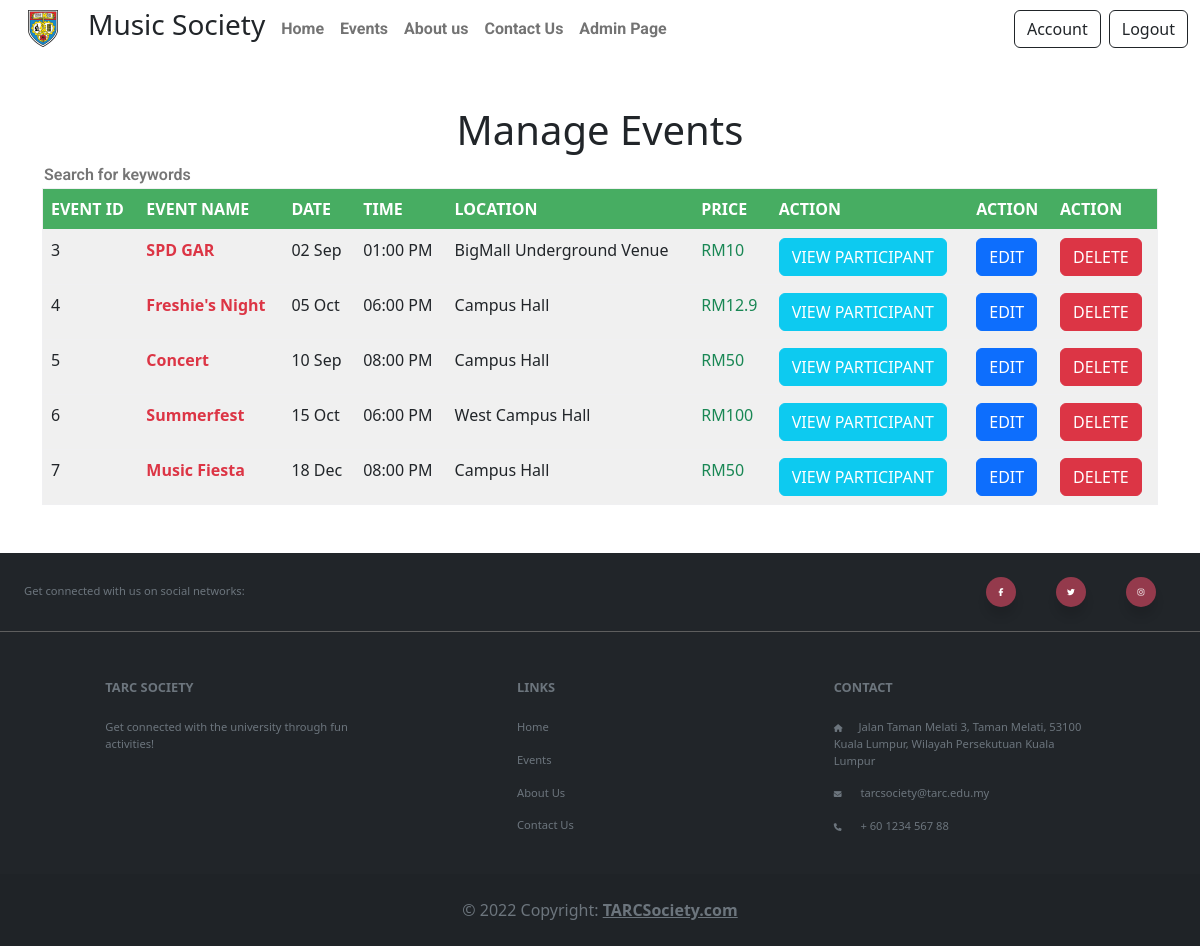
The app's page /manage-event.php (signed in) with its own data.
### tables this page shows
CREATE TABLE `event` (
  `Event_ID` int(11) NOT NULL,
  `Event_Name` varchar(50) NOT NULL,
  `Event_Image` mediumblob NOT NULL,
  `Event_Desc` longtext NOT NULL,
  `Date` date NOT NULL,
  `Time` time NOT NULL,
  `Location` varchar(30) NOT NULL,
  `Price` double NOT NULL,
  `Seat` int(255) NOT NULL
);

### manage-event.php (the view, shortened to what this page needs)
<?php
require("PHP_modules/conn.php");
?>
<!DOCTYPE html>
<html lang="en">
<head>
    <link rel="stylesheet" href="CSS/main.css">
    <link rel="stylesheet" href="https://cdn.jsdelivr.net/npm/bootstrap@5.2.0/dist/css/bootstrap.min.css">
</head>
<?php
$sql = "SELECT * FROM event";
$result = $mysqli->query($sql);
?>
<body>
    <?php require("PHP_modules/Navigation.php") ?>
    <h1 class="text-center mt-5">Manage Events</h1>
    <div class="booking-list container mb-5">
        <table class="table table" style="border:1px solid #f0f0f2">
            <div class="d-flex justify-content-between" style="width:100%;">
                <input type="text ps-5 pe-5" style="width:100%;border:none;font-family: 'Roboto';font-weight: 600;" placeholder='Search for keywords'></input>
            </div>
            <tbody>
                <tr class="text-white" style="background-color: #47ad62;">
                    <th class="fw-bold">EVENT ID</th>
                    <td class="fw-bold">EVENT NAME</td>
                    <td class="fw-bold">DATE</td>
                    <td class="fw-bold">TIME</td>
                    <td class="fw-bold">LOCATION</td>
                    <td class="fw-bold">PRICE</td>
                    <td class="fw-bold">ACTION</td>
                    <td class="fw-bold">ACTION</td>
                    <td class="fw-bold">ACTION</td>
                </tr>
                <?php
                for ($i = 0; $i < mysqli_num_rows($result); $i++) {
                    $row = $result->fetch_assoc();
                    $date = strtotime($row['Date'] . $row['Time']);
                    echo ('
                        <tr style="background-color:#f0f0f0;">
                            <td>' . $row['Event_ID'] . '</td>
                            <td class="fw-semibold text-danger">' . $row['Event_Name'] . '</td>
                            <td class="fw-light">' . date("d M", $date) . '</td>
                            <td class="fw-light">' . date("h:i A", $date) . '</td>
                            <td class="fw-light">' . $row['Location'] . '</td>
                            <td class="text-success">RM' . $row['Price'] . '</td>
                            <td><a href="event-participant.php?Event_ID=' . $row['Event_ID'] . '"><button class="btn btn-info text-white">VIEW PARTICIPANT</button></a></td>
                            <td><a href="edit-event.php?Event_ID=' . $row['Event_ID'] . '"><button class="btn btn-primary">EDIT</button></a></td>
                            <td><button class="btn btn-danger" onclick="delEvent('. '`' . $row['Event_Name'] .'`' .',`' . $row['Event_ID'] .'`' .')">DELETE</button></td>
                        </tr>');
                }
                ?>
            </tbody>
        </table>
    </div>
    <?php require("PHP_modules/footer.php") ?>
</body>
</html>

### PHP_modules/Navigation.php (shortened to what this page needs)
<nav class="navbar navbar-expand-lg">
    <div class="container-fluid">
        <a class="navbar-brand" href="#" class="w-100 h-100">
            <a href="index.php"> <img src="assets/tarc_logo.png" alt="" class="img-fluid" style="object-fit:cover; margin-right:30px;" width="30" height="30"></a>
            <h3 class="pe-2">Music Society</h1>
        </a>
        <div class="collapse navbar-collapse" id="navbarSupportedContent">
            <ul class="navbar-nav me-auto mb-2 mb-lg-0">
                <li class="nav-item">
                    <a class="nav-link" href="index.php" style="font-family: 'Roboto', sans-serif;font-weight:700;">Home</a>
                </li>
                <li class="nav-item">
                    <a class="nav-link" href="event.php" style="font-family: 'Roboto', sans-serif;font-weight:700;">Events</a>
                </li>
                <li class="nav-item">
                    <a class="nav-link" href="about_us.php" style="font-family: 'Roboto', sans-serif;font-weight:700;">About us</a>
                </li>
                <li class="nav-item">
                    <a class="nav-link" href="contact_us.php" style="font-family: 'Roboto', sans-serif;font-weight:700;">Contact Us</a>
                </li>
                <?php
                if(isset($_SESSION["adminLoggedIn"])){
                echo '<li class="nav-item">
                    <a class="nav-link" href="admin-page.php" style="font-family: '.'Roboto'.', sans-serif;font-weight:700;">Admin Page</a>
                </li>';
                }
                ?>
            </ul>
            <div class="mr-auto">
                <?php
                if (isset($_SESSION["isLoggedIn"]) || isset($_SESSION["adminLoggedIn"])) {
                    echo '<a class="btn btn-outline-dark me-2" href="account.php">Account</a>';
                    echo '<a class="btn btn-outline-dark " href="PHP_Modules/logout.php">Logout</a>';
                } else {
                    echo '<a class="btn btn-outline-dark " href="login.php">Login</a>';
                }
                ?>
            </div>
        </div>
    </div>
</nav>

### PHP_modules/Footer.php (shortened to what this page needs)
    <link rel="stylesheet" href="CSS/FollowUs.css">
<footer class="text-center text-lg-start bg-dark text-muted">
  <section class="d-flex justify-content-center justify-content-lg-between p-4 border-bottom" style="border-color: #5e5e5e!important;">
    <div class="me-5 d-none d-lg-block">
      <span>Get connected with us on social networks:</span>
    </div>
    <div class="socialmedia">
<div class="button">
    <div class="icon-footer" href="https://www.facebook.com/profile.php?id=100061239282764">
        <span class="icon-border"> <i class="fab footer-icons fa-facebook-f"></i></span>
    </div>
</div>
<div class="button">
    <div class="icon-footer">
        <span class="icon-border"> <i class="fab footer-icons fa-twitter"></i></span>
    </div>
</div>
<div class="button">
    <div class="icon-footer">
        <span class="icon-border"><i class="fab footer-icons fa-instagram"></i></span>
    </div>
</div>
  </section>
  <section class="">
    <div class="container text-center text-md-start mt-5">
      <div class="row mt-3">
        <div class="col-md-3 col-lg-4 col-xl-3 mx-auto mb-4">
          <h6 class="text-uppercase fw-bold mb-4">
            TARC SOCIETY
          </h6>
          <p>
            Get connected with the university through fun activities!
          </p>
        </div>
        <div class="col-md-3 col-lg-2 col-xl-2 mx-auto mb-4">
          <h6 class="text-uppercase fw-bold mb-4">
            Links
          </h6>
          <p>
            <a href="index.php" class="text-reset" style="text-decoration:none">Home</a>
          </p>
          <p>
            <a href="event.php" class="text-reset" style="text-decoration:none">Events</a>
          </p>
          <p>
            <a href="about_us.php" class="text-reset" style="text-decoration:none">About Us</a>
          </p>
          <p>
            <a href="contact_us.php" class="text-reset" style="text-decoration:none">Contact Us</a>
          </p>
        </div>
        <div class="col-md-4 col-lg-3 col-xl-3 mx-auto mb-md-0 mb-4">
          <h6 class="text-uppercase fw-bold mb-4">
            Contact
          </h6>
          <p><a style="text-decoration: none;color:inherit;" target="blank" href="https://www.google.com/maps/place/Jalan+Taman+Melati+3,+Taman+Melati,+53100+Kuala+Lumpur,+Wilayah+Persekutuan+Kuala+Lumpur/@3.2175292,101.7250545,15.52z/data=!4m5!3m4!1s0x31cc3866f4912a81:0x15a36ac166b676a8!8m2!3d3.2228348!4d101.725398?hl=en"><i class="fas fa-home me-3"></i>Jalan Taman Melati 3, Taman Melati, 53100 Kuala Lumpur, Wilayah Persekutuan Kuala Lumpur</p></a>
          <p>
          <a style="text-decoration: none;color:inherit;" href="mailto:tarcsociety@tarc.edu.my"> <i class="fas fa-envelope me-3"></i>
            tarcsociety@tarc.edu.my
          </p></a>
          <p><a style="text-decoration: none;color:inherit;" href="tel:01623456788"><i class="fas fa-phone me-3"></i> + 60 1234 567 88</p></a>
        </div>
      </div>
    </div>
  </section>
  <div class="text-center p-4" style="background-color: rgba(0, 0, 0, 0.05);">
    © 2022 Copyright:
    <a class="text-reset fw-bold" href="index.php">TARCSociety.com</a>
  </div>
</footer>

### CSS/main.css (style rules this page uses)
@media only screen and (min-width: 992px) { h1 { font-size: 10.0rem; } }
@media only screen and (min-width: 992px) { p { font-size: 1em; } }
@media only screen and (max-width: 1400px) { h1 { font-size: 1.0rem; } }
@media only screen and (max-width: 1400px) { h6 { font-size: 0.8rem!important; } }
@media only screen and (max-width: 1400px) { p { font-size: 0.7em !important; } }
@media only screen and (max-width: 1400px) { span { font-size: 0.7em; } }
@media only screen and (max-width: 1400px) { i { font-size: 0.7em !important; } }
.icon-border { height: 30px !important; width: 30px !important; background-color: #943a4c !important; }
.icon-border i { line-height: 30px !important; }

### CSS/FollowUs.css (style rules this page uses)
.socialmedia { display: inline-flex; }
.socialmedia .icon-footer { margin: 0 20px; display: flex; align-items: center; justify-content: center; flex-direction: column; position: relative; z-index: 2; cursor: pointer; }
.socialmedia .icon-footer span { color: white; height: 60px; width: 60px; display: block; background: pink; text-align: center; border-radius: 50%; box-shadow: 0 10px 10px rgba(0, 0, 0, 0.1); }
.socialmedia .icon-footer span i { font-size: 25px; line-height: 60px; }

### records on screen
event: Event_ID "3", Event_Name "SPD GAR", date("d M", $date) "02 Sep", date("h:i A", $date) "01:00 PM", Location "BigMall Underground Venue", Price "10"
event: Event_ID "4", Event_Name "Freshie's Night", date("d M", $date) "05 Oct", date("h:i A", $date) "06:00 PM", Location "Campus Hall", Price "12.9"
event: Event_ID "5", Event_Name "Concert", date("d M", $date) "10 Sep", date("h:i A", $date) "08:00 PM", Location "Campus Hall", Price "50"
event: Event_ID "6", Event_Name "Summerfest", date("d M", $date) "15 Oct", date("h:i A", $date) "06:00 PM", Location "West Campus Hall", Price "100"
event: Event_ID "7", Event_Name "Music Fiesta", date("d M", $date) "18 Dec", date("h:i A", $date) "08:00 PM", Location "Campus Hall", Price "50"
